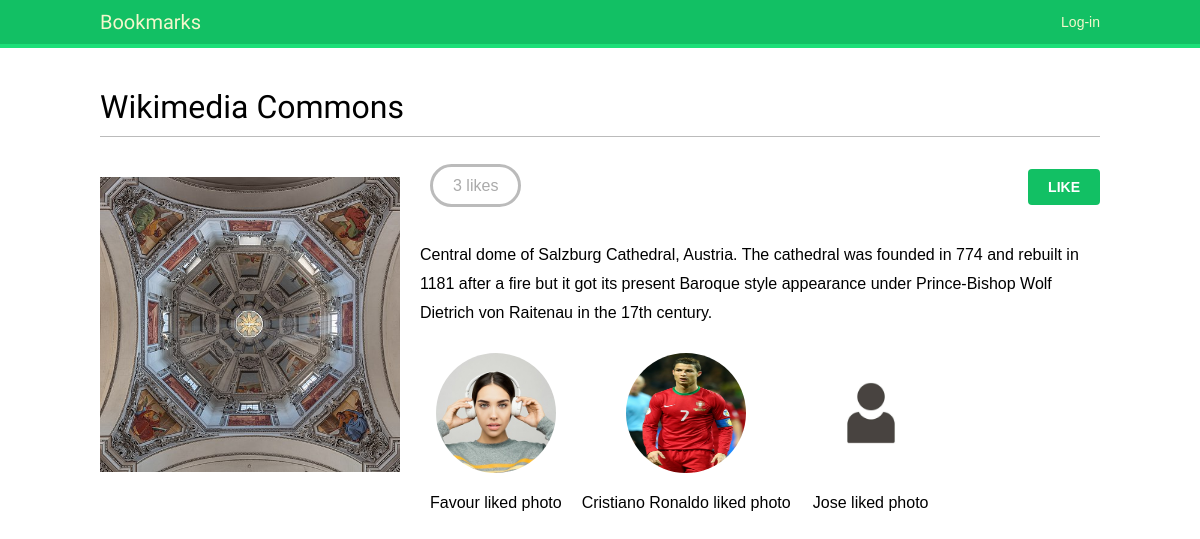
Screenshot of /images/detail/3/wikimedia-commons/ with the database file from the repository.
### images/models.py (models this page shows, shortened)
class Image(models.Model):
    user= models.ForeignKey(settings.AUTH_USER_MODEL, related_name='images_created', on_delete=models.CASCADE)
    title= models.TextField(max_length=200)
    slug= models.SlugField(max_length=200, blank=True)
    url= models.URLField(max_length=2000)
    image= models.ImageField(upload_to='images/%Y/%m/%d')
    description= models.TextField(blank=True)
    created= models.DateField(auto_now_add=True)
    users_like= models.ManyToManyField(settings.AUTH_USER_MODEL, related_name='images_liked', blank=True)
    total_likes= models.PositiveIntegerField(default=0)
    class Meta:
        indexes= [
            models.Index(fields=['-created']),
            models.Index(fields=['-total_likes'])
        ]
        ordering= ['-created']

### account/models.py (models this page shows, shortened)
class Profile(models.Model):
    user = models.OneToOneField(settings.AUTH_USER_MODEL,
                                on_delete=models.CASCADE)
    date_of_birth = models.DateField(blank=True, null=True)
    photo = models.ImageField(upload_to='user/%Y/%m/%d/', blank=True, default= "default_photo.jpg")

### images/views.py (the view)
# urls.py: path('detail/<int:id>/<slug:slug>/', views.image_detail, name='detail'),
def image_detail(request, id, slug):
    image = get_object_or_404(Image, id=id, slug=slug)
    return render(request,
                  'images/image/detail.html',
                  {'section': 'images',
                   'image': image})

### images/templates/images/image/detail.html (shortened to what this page needs)
{% extends "base.html" %}
{% block content %}
  <h1>{{ image.title }}</h1>
  {% load thumbnail %}
  <a href="{{ image.image.url }}">
    <img src="{% thumbnail image.image 300x0 %}" class="image-detail">
  </a>
  {% with total_likes=image.users_like.count users_like=image.users_like.all %}
    <div class="image-info">
      <div>
        <span class="count">
          <span class="total">{{ total_likes }}</span>
          like{{ total_likes|pluralize }}
        </span>
        <a href="#" data-id="{{ image.id }}" data-action="{% if request.user in users_like %}un{% endif %}like"
    class="like button">
          {% if request.user not in users_like %}
            Like
          {% else %}
            Unlike
          {% endif %}
        </a>
      </div>
      {{ image.description|linebreaks }}
    </div>
    <div class="image-likes">
      {% for user in users_like %}
        <div>
          {% if user.profile.photo %}
            <img src="{{ user.profile.photo.url }}">
          {% endif %}
          <p>{{ user.first_name }} liked photo</p>
        </div>
      {% empty %}
        Nobody likes this image yet.
      {% endfor %}
    </div>
  {% endwith %}
{% endblock %}

### account/static/css/base.css (style rules this page uses)
body { margin: 0; padding: 0; font-family: helvetica, sans-serif; }
p { line-height: 1.8; }
a { color: #12c064; text-decoration: none; }
h1, h2, h3, h4, h5, h6 { font-family: "Muli", sans-serif; font-weight: normal; }
h1 { border-bottom: 1px solid #bbb; padding: 0 0 10px 0; margin: 10px 0 20px 0; }
input[type="submit"], a.button { font-weight: bold; background: #12c064; color: #fff; padding: 10px 20px; font-size: 14px; text-transform: uppercase; border-radius: 4px; }
.image-preview, .image-detail { max-width: 300px; float: left; margin: 0 20px 20px 0; }
.image-detail { margin-top: 20px; }
.image-info div { padding: 20px 0; overflow: auto; }
.count { color: #aaa; border: 3px solid #bbb; border-radius: 26px; padding: 10px 20px; margin: 20px 10px 0; }
a.like, a.follow { float: right; margin-top: -8px; }
.image-likes div { float: left; width: auto; padding: 10px; text-align: center; }
.image-likes img { width: 120px; height: 120px; border-radius: 50%; }

### rows the page displays
Image: title "Wikimedia Commons", image (picture), description "Central dome of Salzburg Cathedral, Austria. The cathedral was founded in 774 and rebuilt in 1181 after a fire but it got its present Baroque style appearance under Prince-Bishop Wolf Dietrich von Raitenau in the 17th century."

### other values shown
{{ total_likes }} "3"
{{ user.first_name }} "Favour"
{{ user.first_name }} "Cristiano Ronaldo"
{{ user.first_name }} "Jose"
